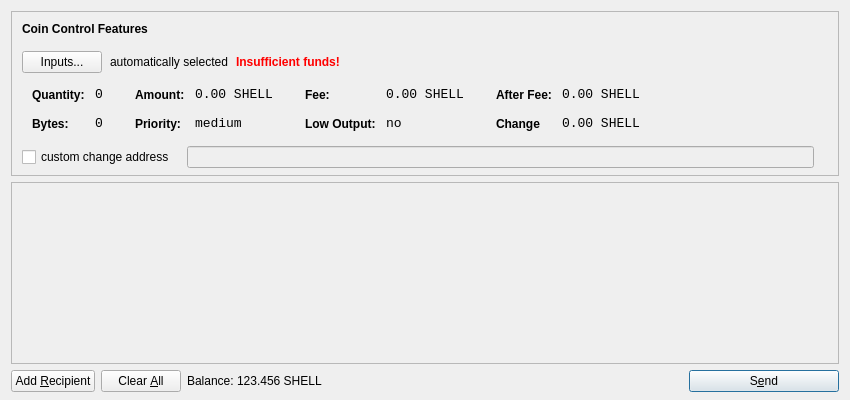
<?xml version="1.0" encoding="UTF-8"?>
<ui version="4.0">
 <class>SendCoinsDialog</class>
 <widget class="QDialog" name="SendCoinsDialog">
  <property name="geometry">
   <rect>
    <x>0</x>
    <y>0</y>
    <width>850</width>
    <height>400</height>
   </rect>
  </property>
  <property name="windowTitle">
   <string>Send Coins</string>
  </property>
  <layout class="QVBoxLayout" name="verticalLayout" stretch="0,1,0">
   <property name="bottomMargin">
    <number>8</number>
   </property>
   <item>
    <widget class="QFrame" name="frameCoinControl">
     <property name="sizePolicy">
      <sizepolicy hsizetype="Expanding" vsizetype="Expanding">
       <horstretch>0</horstretch>
       <verstretch>0</verstretch>
      </sizepolicy>
     </property>
     <property name="maximumSize">
      <size>
       <width>16777215</width>
       <height>16777215</height>
      </size>
     </property>
     <property name="frameShape">
      <enum>QFrame::StyledPanel</enum>
     </property>
     <property name="frameShadow">
      <enum>QFrame::Sunken</enum>
     </property>
     <layout class="QVBoxLayout" name="verticalLayoutCoinControl2">
      <property name="spacing">
       <number>-1</number>
      </property>
      <property name="leftMargin">
       <number>0</number>
      </property>
      <property name="topMargin">
       <number>0</number>
      </property>
      <property name="rightMargin">
       <number>0</number>
      </property>
      <property name="bottomMargin">
       <number>6</number>
      </property>
      <item>
       <layout class="QVBoxLayout" name="verticalLayoutCoinControl" stretch="0,0,0,0,1">
        <property name="spacing">
         <number>0</number>
        </property>
        <property name="leftMargin">
         <number>10</number>
        </property>
        <property name="topMargin">
         <number>10</number>
        </property>
        <item>
         <layout class="QHBoxLayout" name="horizontalLayoutCoinControl1">
          <property name="bottomMargin">
           <number>15</number>
          </property>
          <item>
           <widget class="QLabel" name="labelCoinControlFeatures">
            <property name="sizePolicy">
             <sizepolicy hsizetype="Preferred" vsizetype="Maximum">
              <horstretch>0</horstretch>
              <verstretch>0</verstretch>
             </sizepolicy>
            </property>
            <property name="font">
             <font>
              <weight>75</weight>
              <bold>true</bold>
             </font>
            </property>
            <property name="styleSheet">
             <string notr="true">font-weight:bold;</string>
            </property>
            <property name="text">
             <string>Coin Control Features</string>
            </property>
           </widget>
          </item>
         </layout>
        </item>
        <item>
         <layout class="QHBoxLayout" name="horizontalLayoutCoinControl2" stretch="0,0,0,0">
          <property name="spacing">
           <number>8</number>
          </property>
          <property name="bottomMargin">
           <number>10</number>
          </property>
          <item>
           <widget class="QPushButton" name="pushButtonCoinControl">
            <property name="styleSheet">
             <string notr="true"/>
            </property>
            <property name="text">
             <string>Inputs...</string>
            </property>
           </widget>
          </item>
          <item>
           <widget class="QLabel" name="labelCoinControlAutomaticallySelected">
            <property name="text">
             <string>automatically selected</string>
            </property>
            <property name="margin">
             <number>5</number>
            </property>
           </widget>
          </item>
          <item>
           <widget class="QLabel" name="labelCoinControlInsuffFunds">
            <property name="font">
             <font>
              <weight>75</weight>
              <bold>true</bold>
             </font>
            </property>
            <property name="styleSheet">
             <string notr="true">color:red;font-weight:bold;</string>
            </property>
            <property name="text">
             <string>Insufficient funds!</string>
            </property>
            <property name="margin">
             <number>5</number>
            </property>
           </widget>
          </item>
          <item>
           <spacer name="horizontalSpacerCoinControl">
            <property name="orientation">
             <enum>Qt::Horizontal</enum>
            </property>
            <property name="sizeHint" stdset="0">
             <size>
              <width>40</width>
              <height>1</height>
             </size>
            </property>
           </spacer>
          </item>
         </layout>
        </item>
        <item>
         <widget class="QWidget" name="widgetCoinControl" native="true">
          <property name="sizePolicy">
           <sizepolicy hsizetype="Preferred" vsizetype="Preferred">
            <horstretch>0</horstretch>
            <verstretch>0</verstretch>
           </sizepolicy>
          </property>
          <property name="minimumSize">
           <size>
            <width>0</width>
            <height>0</height>
           </size>
          </property>
          <property name="styleSheet">
           <string notr="true"/>
          </property>
          <layout class="QHBoxLayout" name="horizontalLayoutCoinControl5">
           <property name="margin">
            <number>0</number>
           </property>
           <item>
            <layout class="QHBoxLayout" name="horizontalLayoutCoinControl3" stretch="0,0,0,1">
             <property name="spacing">
              <number>20</number>
             </property>
             <property name="topMargin">
              <number>0</number>
             </property>
             <property name="bottomMargin">
              <number>10</number>
             </property>
             <item>
              <layout class="QFormLayout" name="formLayoutCoinControl1">
               <property name="horizontalSpacing">
                <number>10</number>
               </property>
               <property name="verticalSpacing">
                <number>14</number>
               </property>
               <property name="leftMargin">
                <number>10</number>
               </property>
               <property name="topMargin">
                <number>4</number>
               </property>
               <property name="rightMargin">
                <number>6</number>
               </property>
               <item row="0" column="0">
                <widget class="QLabel" name="labelCoinControlQuantityText">
                 <property name="styleSheet">
                  <string notr="true">font-weight:bold;</string>
                 </property>
                 <property name="text">
                  <string>Quantity:</string>
                 </property>
                 <property name="margin">
                  <number>0</number>
                 </property>
                </widget>
               </item>
               <item row="0" column="1">
                <widget class="QLabel" name="labelCoinControlQuantity">
                 <property name="font">
                  <font>
                   <family>Monospace</family>
                   <pointsize>10</pointsize>
                  </font>
                 </property>
                 <property name="cursor">
                  <cursorShape>IBeamCursor</cursorShape>
                 </property>
                 <property name="contextMenuPolicy">
                  <enum>Qt::ActionsContextMenu</enum>
                 </property>
                 <property name="text">
                  <string>0</string>
                 </property>
                 <property name="margin">
                  <number>0</number>
                 </property>
                 <property name="textInteractionFlags">
                  <set>Qt::LinksAccessibleByMouse|Qt::TextSelectableByKeyboard|Qt::TextSelectableByMouse</set>
                 </property>
                </widget>
               </item>
               <item row="1" column="0">
                <widget class="QLabel" name="labelCoinControlBytesText">
                 <property name="styleSheet">
                  <string notr="true">font-weight:bold;</string>
                 </property>
                 <property name="text">
                  <string>Bytes:</string>
                 </property>
                </widget>
               </item>
               <item row="1" column="1">
                <widget class="QLabel" name="labelCoinControlBytes">
                 <property name="font">
                  <font>
                   <family>Monospace</family>
                   <pointsize>10</pointsize>
                  </font>
                 </property>
                 <property name="cursor">
                  <cursorShape>IBeamCursor</cursorShape>
                 </property>
                 <property name="contextMenuPolicy">
                  <enum>Qt::ActionsContextMenu</enum>
                 </property>
                 <property name="text">
                  <string>0</string>
                 </property>
                 <property name="textInteractionFlags">
                  <set>Qt::LinksAccessibleByMouse|Qt::TextSelectableByKeyboard|Qt::TextSelectableByMouse</set>
                 </property>
                </widget>
               </item>
              </layout>
             </item>
             <item>
              <layout class="QFormLayout" name="formLayoutCoinControl2">
               <property name="horizontalSpacing">
                <number>10</number>
               </property>
               <property name="verticalSpacing">
                <number>14</number>
               </property>
               <property name="leftMargin">
                <number>6</number>
               </property>
               <property name="topMargin">
                <number>4</number>
               </property>
               <property name="rightMargin">
                <number>6</number>
               </property>
               <item row="0" column="0">
                <widget class="QLabel" name="labelCoinControlAmountText">
                 <property name="styleSheet">
                  <string notr="true">font-weight:bold;</string>
                 </property>
                 <property name="text">
                  <string>Amount:</string>
                 </property>
                 <property name="margin">
                  <number>0</number>
                 </property>
                </widget>
               </item>
               <item row="0" column="1">
                <widget class="QLabel" name="labelCoinControlAmount">
                 <property name="font">
                  <font>
                   <family>Monospace</family>
                   <pointsize>10</pointsize>
                  </font>
                 </property>
                 <property name="cursor">
                  <cursorShape>IBeamCursor</cursorShape>
                 </property>
                 <property name="contextMenuPolicy">
                  <enum>Qt::ActionsContextMenu</enum>
                 </property>
                 <property name="text">
                  <string>0.00 SHELL</string>
                 </property>
                 <property name="textInteractionFlags">
                  <set>Qt::LinksAccessibleByMouse|Qt::TextSelectableByKeyboard|Qt::TextSelectableByMouse</set>
                 </property>
                </widget>
               </item>
               <item row="1" column="0">
                <widget class="QLabel" name="labelCoinControlPriorityText">
                 <property name="styleSheet">
                  <string notr="true">font-weight:bold;</string>
                 </property>
                 <property name="text">
                  <string>Priority:</string>
                 </property>
                </widget>
               </item>
               <item row="1" column="1">
                <widget class="QLabel" name="labelCoinControlPriority">
                 <property name="font">
                  <font>
                   <family>Monospace</family>
                   <pointsize>10</pointsize>
                  </font>
                 </property>
                 <property name="cursor">
                  <cursorShape>IBeamCursor</cursorShape>
                 </property>
                 <property name="contextMenuPolicy">
                  <enum>Qt::ActionsContextMenu</enum>
                 </property>
                 <property name="text">
                  <string>medium</string>
                 </property>
                 <property name="textInteractionFlags">
                  <set>Qt::LinksAccessibleByMouse|Qt::TextSelectableByKeyboard|Qt::TextSelectableByMouse</set>
                 </property>
                </widget>
               </item>
              </layout>
             </item>
             <item>
              <layout class="QFormLayout" name="formLayoutCoinControl3">
               <property name="horizontalSpacing">
                <number>10</number>
               </property>
               <property name="verticalSpacing">
                <number>14</number>
               </property>
               <property name="leftMargin">
                <number>6</number>
               </property>
               <property name="topMargin">
                <number>4</number>
               </property>
               <property name="rightMargin">
                <number>6</number>
               </property>
               <item row="0" column="0">
                <widget class="QLabel" name="labelCoinControlFeeText">
                 <property name="styleSheet">
                  <string notr="true">font-weight:bold;</string>
                 </property>
                 <property name="text">
                  <string>Fee:</string>
                 </property>
                 <property name="margin">
                  <number>0</number>
                 </property>
                </widget>
               </item>
               <item row="0" column="1">
                <widget class="QLabel" name="labelCoinControlFee">
                 <property name="font">
                  <font>
                   <family>Monospace</family>
                   <pointsize>10</pointsize>
                  </font>
                 </property>
                 <property name="cursor">
                  <cursorShape>IBeamCursor</cursorShape>
                 </property>
                 <property name="contextMenuPolicy">
                  <enum>Qt::ActionsContextMenu</enum>
                 </property>
                 <property name="text">
                  <string>0.00 SHELL</string>
                 </property>
                 <property name="textInteractionFlags">
                  <set>Qt::LinksAccessibleByMouse|Qt::TextSelectableByKeyboard|Qt::TextSelectableByMouse</set>
                 </property>
                </widget>
               </item>
               <item row="1" column="0">
                <widget class="QLabel" name="labelCoinControlLowOutputText">
                 <property name="styleSheet">
                  <string notr="true">font-weight:bold;</string>
                 </property>
                 <property name="text">
                  <string>Low Output:</string>
                 </property>
                </widget>
               </item>
               <item row="1" column="1">
                <widget class="QLabel" name="labelCoinControlLowOutput">
                 <property name="font">
                  <font>
                   <family>Monospace</family>
                   <pointsize>10</pointsize>
                  </font>
                 </property>
                 <property name="cursor">
                  <cursorShape>IBeamCursor</cursorShape>
                 </property>
                 <property name="contextMenuPolicy">
                  <enum>Qt::ActionsContextMenu</enum>
                 </property>
                 <property name="text">
                  <string>no</string>
                 </property>
                 <property name="textInteractionFlags">
                  <set>Qt::LinksAccessibleByMouse|Qt::TextSelectableByKeyboard|Qt::TextSelectableByMouse</set>
                 </property>
                </widget>
               </item>
              </layout>
             </item>
             <item>
              <layout class="QFormLayout" name="formLayoutCoinControl4">
               <property name="horizontalSpacing">
                <number>10</number>
               </property>
               <property name="verticalSpacing">
                <number>14</number>
               </property>
               <property name="leftMargin">
                <number>6</number>
               </property>
               <property name="topMargin">
                <number>4</number>
               </property>
               <property name="rightMargin">
                <number>6</number>
               </property>
               <item row="0" column="0">
                <widget class="QLabel" name="labelCoinControlAfterFeeText">
                 <property name="styleSheet">
                  <string notr="true">font-weight:bold;</string>
                 </property>
                 <property name="text">
                  <string>After Fee:</string>
                 </property>
                 <property name="margin">
                  <number>0</number>
                 </property>
                </widget>
               </item>
               <item row="0" column="1">
                <widget class="QLabel" name="labelCoinControlAfterFee">
                 <property name="font">
                  <font>
                   <family>Monospace</family>
                   <pointsize>10</pointsize>
                  </font>
                 </property>
                 <property name="cursor">
                  <cursorShape>IBeamCursor</cursorShape>
                 </property>
                 <property name="contextMenuPolicy">
                  <enum>Qt::ActionsContextMenu</enum>
                 </property>
                 <property name="text">
                  <string>0.00 SHELL</string>
                 </property>
                 <property name="textInteractionFlags">
                  <set>Qt::LinksAccessibleByMouse|Qt::TextSelectableByKeyboard|Qt::TextSelectableByMouse</set>
                 </property>
                </widget>
               </item>
               <item row="1" column="0">
                <widget class="QLabel" name="labelCoinControlChangeText">
                 <property name="styleSheet">
                  <string notr="true">font-weight:bold;</string>
                 </property>
                 <property name="text">
                  <string>Change</string>
                 </property>
                </widget>
               </item>
               <item row="1" column="1">
                <widget class="QLabel" name="labelCoinControlChange">
                 <property name="font">
                  <font>
                   <family>Monospace</family>
                   <pointsize>10</pointsize>
                  </font>
                 </property>
                 <property name="cursor">
                  <cursorShape>IBeamCursor</cursorShape>
                 </property>
                 <property name="contextMenuPolicy">
                  <enum>Qt::ActionsContextMenu</enum>
                 </property>
                 <property name="text">
                  <string>0.00 SHELL</string>
                 </property>
                 <property name="textInteractionFlags">
                  <set>Qt::LinksAccessibleByMouse|Qt::TextSelectableByKeyboard|Qt::TextSelectableByMouse</set>
                 </property>
                </widget>
               </item>
              </layout>
             </item>
            </layout>
           </item>
          </layout>
         </widget>
        </item>
        <item>
         <layout class="QHBoxLayout" name="horizontalLayoutCoinControl4" stretch="0,0,0">
          <property name="spacing">
           <number>12</number>
          </property>
          <property name="sizeConstraint">
           <enum>QLayout::SetDefaultConstraint</enum>
          </property>
          <property name="topMargin">
           <number>5</number>
          </property>
          <property name="rightMargin">
           <number>5</number>
          </property>
          <item>
           <widget class="QCheckBox" name="checkBoxCoinControlChange">
            <property name="text">
             <string>custom change address</string>
            </property>
           </widget>
          </item>
          <item>
           <widget class="QLineEdit" name="lineEditCoinControlChange">
            <property name="enabled">
             <bool>false</bool>
            </property>
            <property name="sizePolicy">
             <sizepolicy hsizetype="Expanding" vsizetype="Fixed">
              <horstretch>0</horstretch>
              <verstretch>0</verstretch>
             </sizepolicy>
            </property>
           </widget>
          </item>
          <item>
           <widget class="QLabel" name="labelCoinControlChangeLabel">
            <property name="sizePolicy">
             <sizepolicy hsizetype="Preferred" vsizetype="Expanding">
              <horstretch>0</horstretch>
              <verstretch>0</verstretch>
             </sizepolicy>
            </property>
            <property name="minimumSize">
             <size>
              <width>0</width>
              <height>0</height>
             </size>
            </property>
            <property name="text">
             <string/>
            </property>
            <property name="margin">
             <number>3</number>
            </property>
           </widget>
          </item>
         </layout>
        </item>
        <item>
         <spacer name="verticalSpacerCoinControl">
          <property name="orientation">
           <enum>Qt::Vertical</enum>
          </property>
          <property name="sizeHint" stdset="0">
           <size>
            <width>800</width>
            <height>1</height>
           </size>
          </property>
         </spacer>
        </item>
       </layout>
      </item>
     </layout>
    </widget>
   </item>
   <item>
    <widget class="QScrollArea" name="scrollArea">
     <property name="widgetResizable">
      <bool>true</bool>
     </property>
     <widget class="QWidget" name="scrollAreaWidgetContents">
      <property name="geometry">
       <rect>
        <x>0</x>
        <y>0</y>
        <width>830</width>
        <height>165</height>
       </rect>
      </property>
      <layout class="QVBoxLayout" name="verticalLayout_2">
       <property name="margin">
        <number>0</number>
       </property>
       <item>
        <layout class="QVBoxLayout" name="entries">
         <property name="spacing">
          <number>6</number>
         </property>
        </layout>
       </item>
       <item>
        <spacer name="verticalSpacer">
         <property name="orientation">
          <enum>Qt::Vertical</enum>
         </property>
         <property name="sizeHint" stdset="0">
          <size>
           <width>20</width>
           <height>40</height>
          </size>
         </property>
        </spacer>
       </item>
      </layout>
     </widget>
    </widget>
   </item>
   <item>
    <layout class="QHBoxLayout" name="horizontalLayout">
     <item>
      <widget class="QPushButton" name="addButton">
       <property name="toolTip">
        <string>Send to multiple recipients at once</string>
       </property>
       <property name="text">
        <string>Add &amp;Recipient</string>
       </property>
       <property name="autoDefault">
        <bool>false</bool>
       </property>
      </widget>
     </item>
     <item>
      <widget class="QPushButton" name="clearButton">
       <property name="sizePolicy">
        <sizepolicy hsizetype="Minimum" vsizetype="Fixed">
         <horstretch>0</horstretch>
         <verstretch>0</verstretch>
        </sizepolicy>
       </property>
       <property name="toolTip">
        <string>Remove all transaction fields</string>
       </property>
       <property name="text">
        <string>Clear &amp;All</string>
       </property>
       <property name="autoRepeatDelay">
        <number>300</number>
       </property>
       <property name="autoDefault">
        <bool>false</bool>
       </property>
      </widget>
     </item>
     <item>
      <layout class="QHBoxLayout" name="horizontalLayout_2">
       <property name="spacing">
        <number>3</number>
       </property>
       <item>
        <widget class="QLabel" name="label">
         <property name="sizePolicy">
          <sizepolicy hsizetype="Preferred" vsizetype="Fixed">
           <horstretch>0</horstretch>
           <verstretch>0</verstretch>
          </sizepolicy>
         </property>
         <property name="text">
          <string>Balance:</string>
         </property>
        </widget>
       </item>
       <item>
        <widget class="QLabel" name="labelBalance">
         <property name="sizePolicy">
          <sizepolicy hsizetype="Preferred" vsizetype="Fixed">
           <horstretch>0</horstretch>
           <verstretch>0</verstretch>
          </sizepolicy>
         </property>
         <property name="cursor">
          <cursorShape>IBeamCursor</cursorShape>
         </property>
         <property name="text">
          <string>123.456 SHELL</string>
         </property>
         <property name="textInteractionFlags">
          <set>Qt::LinksAccessibleByMouse|Qt::TextSelectableByKeyboard|Qt::TextSelectableByMouse</set>
         </property>
        </widget>
       </item>
      </layout>
     </item>
     <item>
      <spacer name="horizontalSpacer">
       <property name="orientation">
        <enum>Qt::Horizontal</enum>
       </property>
       <property name="sizeHint" stdset="0">
        <size>
         <width>40</width>
         <height>20</height>
        </size>
       </property>
      </spacer>
     </item>
     <item>
      <widget class="QPushButton" name="sendButton">
       <property name="minimumSize">
        <size>
         <width>150</width>
         <height>0</height>
        </size>
       </property>
       <property name="toolTip">
        <string>Confirm the send action</string>
       </property>
       <property name="text">
        <string>S&amp;end</string>
       </property>
       <property name="icon">
        <iconset resource="../bitcoin.qrc">
         <normaloff>:/icons/send</normaloff>:/icons/send</iconset>
       </property>
       <property name="default">
        <bool>true</bool>
       </property>
      </widget>
     </item>
    </layout>
   </item>
  </layout>
 </widget>
 <resources>
  <include location="../bitcoin.qrc"/>
 </resources>
 <connections/>
</ui>
